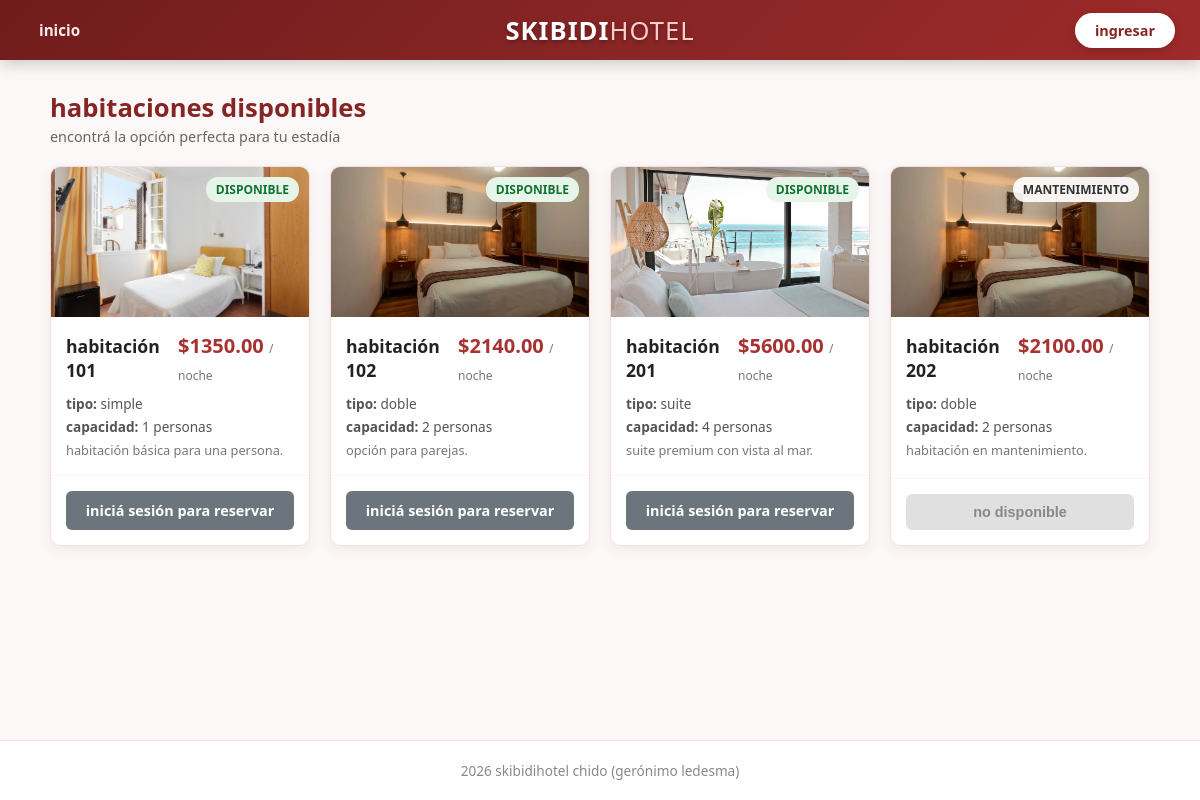
The page / on the database its author committed.
### tables this page shows
CREATE TABLE habitaciones (
    numero INT PRIMARY KEY,
    tipo ENUM('simple', 'doble', 'suite') NOT NULL,
    precio DECIMAL(10,2) NOT NULL,
    capacidad INT NOT NULL,
    descripcion TEXT,
    estado ENUM('disponible', 'mantenimiento', 'inactiva') NOT NULL DEFAULT 'disponible',
    imagen VARCHAR(255)
);

### models/Habitacion.php (called while the page is built, shortened)
<?php
class Habitacion {
    public static function obtenerTodas() {
        $db = Conexion::obtenerInstancia()->getPdo();
        $stmt = $db->query("SELECT * FROM habitaciones");
        return $stmt->fetchAll();
    }
}

### index.php (the view, shortened to what this page needs)
<?php
require_once __DIR__ . '/models/Habitacion.php';
$habitaciones = Habitacion::obtenerTodas();
require_once __DIR__ . '/includes/header.php';
?>
<main>
<div class="hero">
    <h2>habitaciones disponibles</h2>
    <p>encontrá la opción perfecta para tu estadía</p>
</div>
<div class="grid-habitaciones">
    <?php foreach ($habitaciones as $hab):
        $tipo = strtolower($hab['tipo']);
        $img = ($tipo === 'simple' || $tipo === 'suite') ? "{$tipo}.jpg" : "{$tipo}.webp";
    ?>
        <div class="card">
            <div class="card-img-container">
                <img src="/hotel2/img/<?php echo $img; ?>" alt="habitación <?php echo $hab['tipo']; ?>" class="card-img">
                <span class="badge-estado <?php echo htmlspecialchars($hab['estado']); ?>">
                    <?php echo htmlspecialchars($hab['estado']); ?>
                </span>
            </div>
            <div class="card-body">
                <div class="card-header-info">
                    <h3>habitación <?php echo htmlspecialchars($hab['numero']); ?></h3>
                    <p class="precio">$<?php echo htmlspecialchars($hab['precio']); ?> <span>/ noche</span></p>
                </div>
                <p class="detalle"><strong>tipo:</strong> <?php echo htmlspecialchars($hab['tipo']); ?></p>
                <p class="detalle"><strong>capacidad:</strong> <?php echo htmlspecialchars($hab['capacidad']); ?> personas</p>
                <p class="descripcion"><?php echo htmlspecialchars($hab['descripcion']); ?></p>
            </div>
            <div class="card-footer">
                <?php if ($hab['estado'] === 'disponible'): ?>
                    <?php if (isset($_SESSION['estado']) && $_SESSION['estado'] === 'logeado'): ?>
                        <a href="/hotel2/views/cliente/reservar.php?numero=<?php echo $hab['numero']; ?>" class="btn-reservar">reservar ahora</a>
                    <?php else: ?>
                        <a href="/hotel2/views/auth/login.php" class="btn-reservar btn-secondary">iniciá sesión para reservar</a>
                    <?php endif; ?>
                <?php else: ?>
                    <button class="btn-reservar btn-disabled" disabled>no disponible</button>
                <?php endif; ?>
            </div>
        </div>
    <?php endforeach; ?>
</div>
</main>
<?php require_once __DIR__ . '/includes/footer.php'; ?>

### includes/header.php (shortened to what this page needs)
<?php
$es_logeado = isset($_SESSION['estado']) && $_SESSION['estado'] === 'logeado';
?>
<!DOCTYPE html>
<html lang="es">
<head>
    <link rel="stylesheet" href="/hotel2/css/style.css">
</head>
<body>
    <header class="main-header">
        <nav class="nav-container">
            <div class="nav-section nav-left">
                <a href="/hotel2/index.php" class="nav-link">inicio</a>
            </div>
            <div class="nav-section nav-center">
                <a href="/hotel2/index.php" class="brand-logo">skibidi<span>HOTEL</span></a>
            </div>
            <div class="nav-section nav-right">
                <?php if ($es_logeado): ?>
                    <div class="user-info">
                        <span class="user-greeting">hola, <strong><?php echo htmlspecialchars($_SESSION['usuario_actual']['nombres']); ?></strong></span>
                        <a href="/hotel2/logout.php" class="btn-logout">salir</a>
                    </div>
                <?php else: ?>
                    <a href="/hotel2/views/auth/login.php" class="nav-btn-ingresar">ingresar</a>
                <?php endif; ?>
            </div>
        </nav>
    </header>
    <main>

### includes/footer.php
</main>
    <footer>
        <p>2026 skibidihotel chido (gerónimo ledesma)</p>
    </footer>
</body>
</html>

### css/style.css (style rules this page uses)
* { box-sizing: border-box; margin: 0; padding: 0; }
body { font-family: 'Segoe UI', Tahoma, Geneva, Verdana, sans-serif; background-color: #fcf8f8; color: #333; display: flex; flex-direction: column; min-height: 100vh; }
main { max-width: 1350px; margin: 15px auto; padding: 0 25px; width: 100%; flex: 1; }
.main-header { background: linear-gradient(135deg, #701c1c 0%, #872525 50%, #9e2a2a 100%); box-shadow: 0 4px 15px rgba(0, 0, 0, 0.2); width: 100%; position: sticky; top: 0; z-index: 1000; }
.nav-container { max-width: 1350px; margin: 0 auto; padding: 12px 25px; display: grid; grid-template-columns: 1fr auto 1fr; align-items: center; }
.nav-section { display: flex; align-items: center; }
.nav-left { justify-content: flex-start; gap: 15px; }
.nav-center { justify-content: center; }
.nav-right { justify-content: flex-end; gap: 15px; }
.nav-link { color: #fce8e8; text-decoration: none; font-weight: 600; font-size: 0.95rem; padding: 8px 14px; border-radius: 6px; transition: all 0.2s ease; }
.brand-logo { font-size: 1.6rem; font-weight: 900; color: #ffffff; text-decoration: none; letter-spacing: 1px; text-transform: uppercase; text-shadow: 0 2px 4px rgba(0, 0, 0, 0.3); transition: transform 0.2s ease; }
.brand-logo span { color: #ffcccc; font-weight: 300; }
.nav-btn-ingresar { background-color: #ffffff; color: #872525 !important; text-decoration: none; padding: 8px 20px; border-radius: 20px; font-weight: 700; font-size: 0.9rem; box-shadow: 0 3px 8px rgba(0, 0, 0, 0.15); transition: all 0.2s ease; }
.hero { margin-bottom: 20px; }
.hero h2 { font-size: 1.6rem; color: #872525; margin-bottom: 2px; }
.hero p { color: #666; font-size: 0.9rem; }
.grid-habitaciones { display: grid; grid-template-columns: repeat(4, 1fr); gap: 20px; justify-content: center; }
.card { background: #fff; border-radius: 10px; border: 1px solid #f2dede; box-shadow: 0 4px 12px rgba(135, 37, 37, 0.08); display: flex; flex-direction: column; justify-content: space-between; overflow: hidden; transition: transform 0.2s, box-shadow 0.2s; }
.card-img-container { position: relative; width: 100%; height: 150px; }
.card-img { width: 100%; height: 100%; object-fit: cover; }
.badge-estado { position: absolute; top: 10px; right: 10px; font-size: 0.75rem; font-weight: bold; text-transform: uppercase; padding: 4px 10px; border-radius: 12px; background: rgba(255, 255, 255, 0.9); }
.badge-estado.disponible { background-color: #e6f4ea; color: #137333; }
.card-body { padding: 15px; flex: 1; }
.card-header-info { display: flex; justify-content: space-between; align-items: baseline; margin-bottom: 8px; }
.card-header-info h3 { font-size: 1.1rem; color: #222; }
.precio { font-size: 1.25rem; font-weight: bold; color: #a83232; }
.precio span { font-size: 0.75rem; color: #777; font-weight: normal; }
.detalle { font-size: 0.85rem; color: #555; margin-bottom: 4px; }
.descripcion { font-size: 0.8rem; color: #777; margin-top: 6px; line-height: 1.4; }
.card-footer { padding: 15px; background-color: #fff; border-top: 1px solid #f9f0f0; }
.btn-reservar { display: block; width: 100%; background-color: #a83232; color: white; text-align: center; padding: 10px; border-radius: 6px; text-decoration: none; font-weight: 600; font-size: 0.9rem; transition: background 0.2s; border: none; cursor: pointer; }
.btn-secondary { background-color: #6c757d; }
.btn-disabled { background-color: #e0e0e0; color: #888; cursor: not-allowed; }
footer { text-align: center; padding: 20px; color: #888; font-size: 0.85rem; border-top: 1px solid #f2dede; background: #fff; margin-top: auto; }

### rows shown on the page
habitaciones: tipo (picture), estado "DISPONIBLE", numero "101", precio "1350.00", tipo "simple", capacidad "1", descripcion "habitación básica para una persona.", shows "iniciá sesión para reservar"
habitaciones: tipo (picture), estado "DISPONIBLE", numero "102", precio "2140.00", tipo "doble", capacidad "2", descripcion "opción para parejas.", shows "iniciá sesión para reservar"
habitaciones: tipo (picture), estado "DISPONIBLE", numero "201", precio "5600.00", tipo "suite", capacidad "4", descripcion "suite premium con vista al mar.", shows "iniciá sesión para reservar"
habitaciones: tipo (picture), estado "MANTENIMIENTO", numero "202", precio "2100.00", tipo "doble", capacidad "2", descripcion "habitación en mantenimiento.", shows "no disponible"
